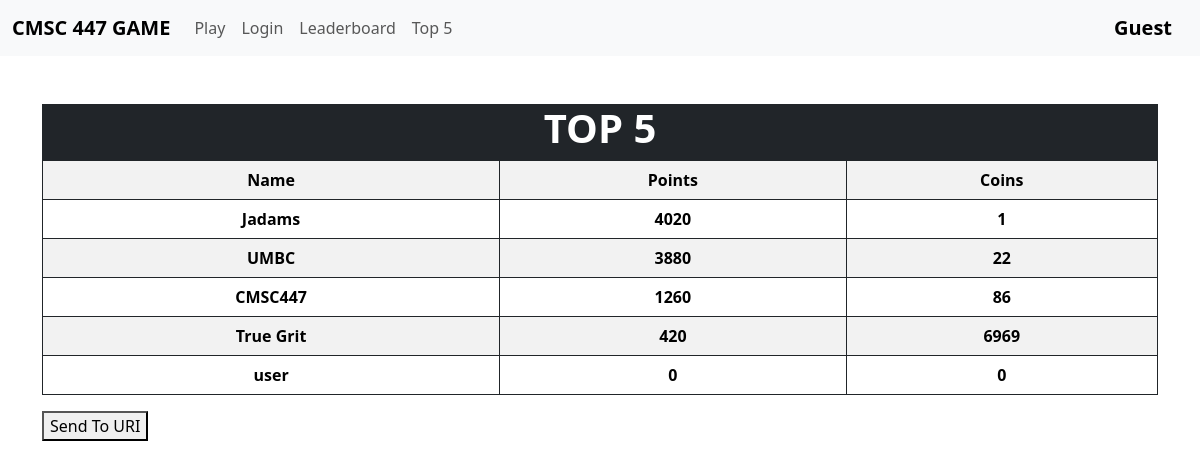
The page /top5 on the database its author committed.
### database.py (models this page shows, shortened)
class UserAccount(db.Model):
    id: Mapped[int] = mapped_column(primary_key=True, autoincrement=True)
    username: Mapped[str] = mapped_column(unique=True, nullable=False)
    password: Mapped[str] = mapped_column(nullable=False)
    player: Mapped['Player'] = relationship(backref="user_account")

class Player(db.Model):
    id: Mapped[int] = mapped_column(primary_key=True)
    coins: Mapped[int] = mapped_column(nullable=False, default=0)
    account_id: Mapped[int] = mapped_column(ForeignKey("user_account.id"), unique=True)
    outfits: Mapped[list['Outfit']] = relationship(secondary=unlocked_outfit)
    equipped_outfits: Mapped[list['Outfit']] = relationship(secondary=equipped_outfit)
    levels: Mapped[list['Level']] = relationship(secondary=unlocked_level)
    last_level: Mapped['Level'] = relationship(secondary=player_last_level)
    runs: Mapped[list['Run']] = relationship(secondary=player_run)

### app.py (the view)
@app.route('/top5', methods=['GET'])
def top5():
    try:
        players_points = []
        player:database.Player = None
        for player in database.Player.query.all():
            player_account:database.UserAccount = database.UserAccount.query.get(ident=player.account_id)
            total_points = 0
            level:database.Level = None
            for level in database.Level.query.all():
                runs_per_level = list(filter(lambda x: x.level_id == level.id, player.runs))
                if runs_per_level is not None and len(runs_per_level) > 0:
                    total_points += max(runs_per_level, key=lambda x: x.points).points
            players_points.append([player_account.username, total_points, player.coins])
        players_points.sort(key=lambda x: x[1], reverse=True)
        return render_template('top5.html', data=players_points)
    except Exception as e:
        print(e)
        return render_template('top5.html', data=[])

### app.py (called while the page is built)
@app.teardown_appcontext
def close_connection(exception):
    db = getattr(g, '_database', None)
    if db is not None:
        db.close()

### templates/top5.html (shortened to what this page needs)
{% extends 'base.html' %}
{% block body %}
<div class="container my-5">
    <div class="container text-center">
        <div class="row bg-dark">
            <h1 class="fw-bold text-white">TOP 5</h1>
        </div>
    </div>
    <table class="table table-striped table-bordered border-dark" style="text-align:center">
        <tr>
            <th>Name</th>
            <th>Points</th>
            <th>Coins</th>
        </tr>
        {% for row in data[0:(5, data|length)|min] %}
        <tr>
            <th>{{ row[0] }}</th>
            <th>{{ row[1] }}</th>
            <th>{{ row[2] }}</th>
        </tr>
        {% endfor %}
    </table>
    <button id="uri" type="submit" onclick="getLeaderboard()">Send To URI</button>
</div>
{% endblock %}

### rows shown on the page
UserAccount: username "Jadams", row "4020", row "1"
UserAccount: username "UMBC", row "3880", row "22"
UserAccount: username "CMSC447", row "1260", row "86"
UserAccount: username "True Grit"
Player: coins "6969"
UserAccount: username "user", row "0"

### other values the page prints
{{ row[1] }} "420"
